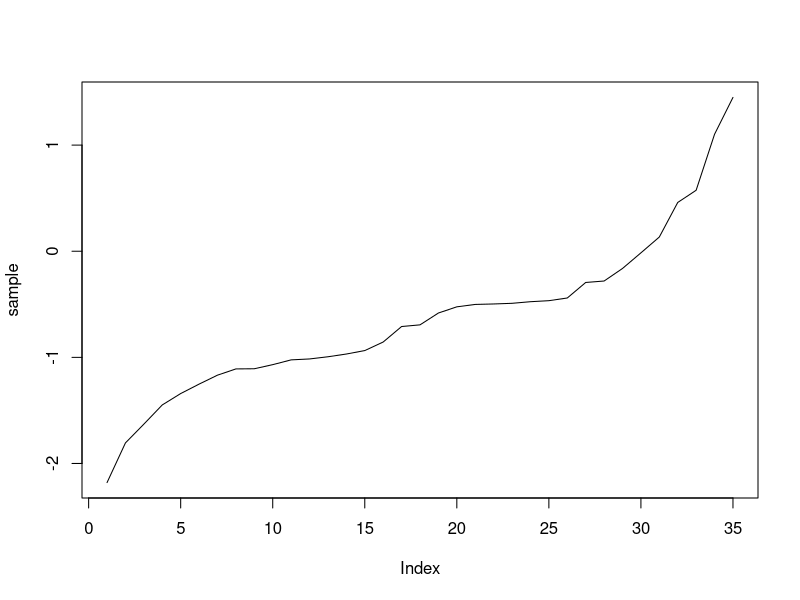
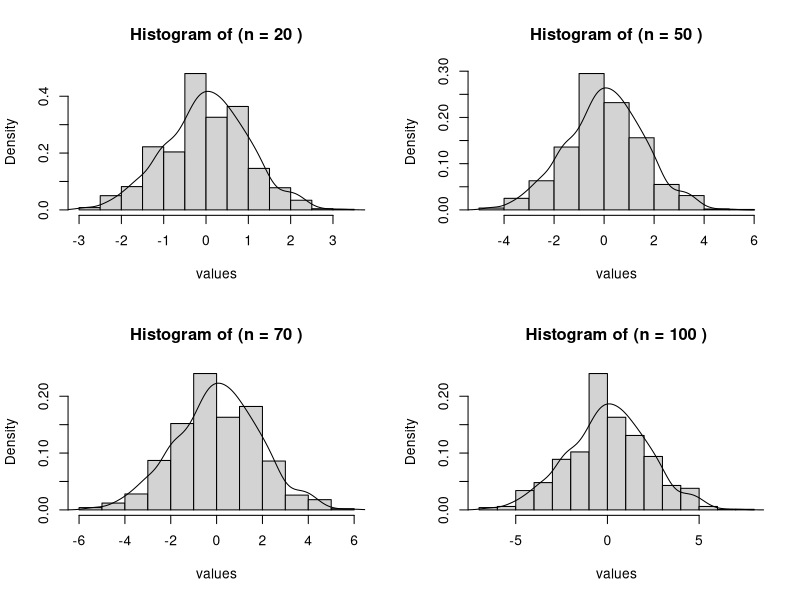
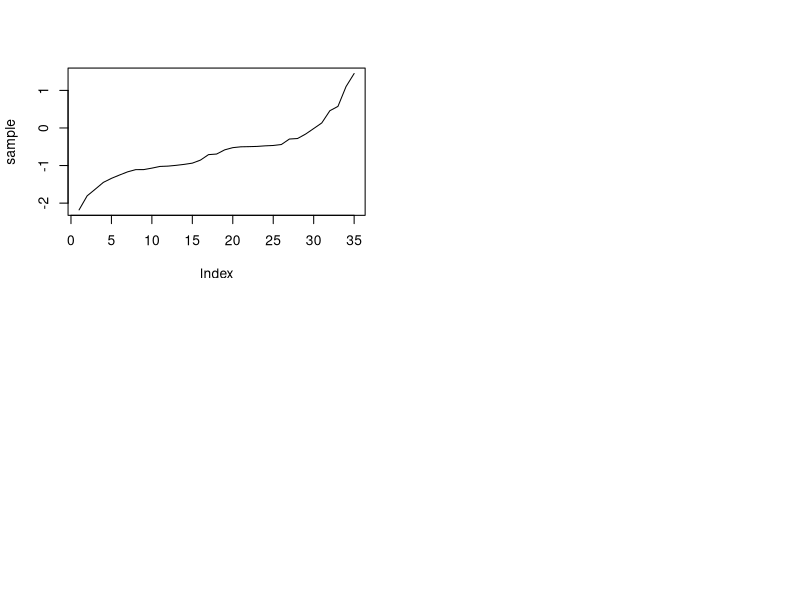
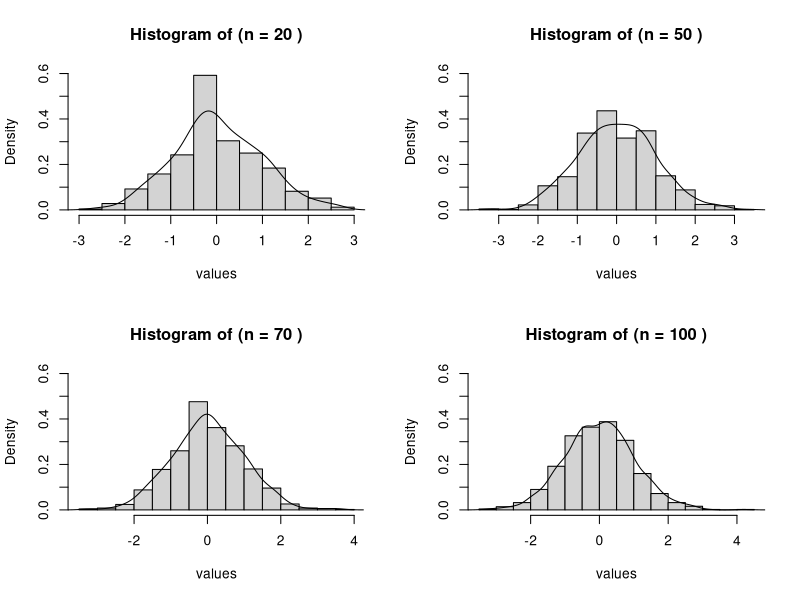
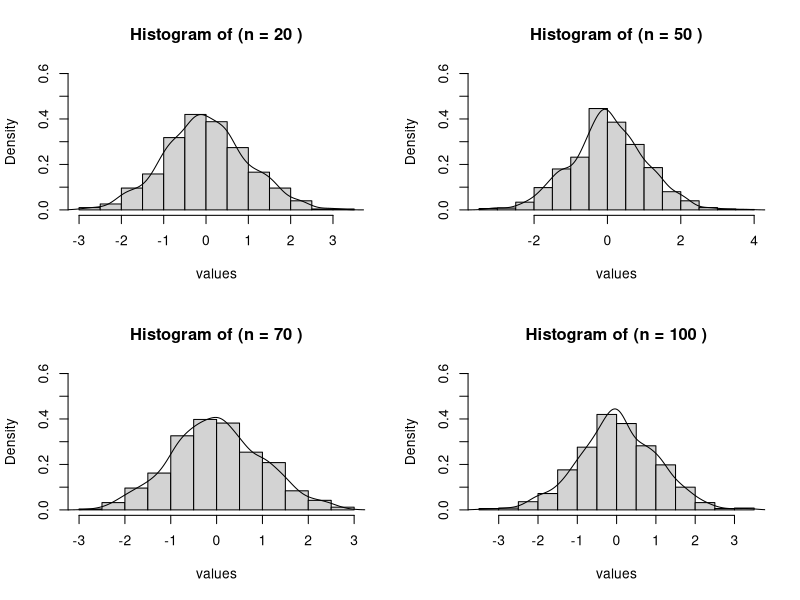
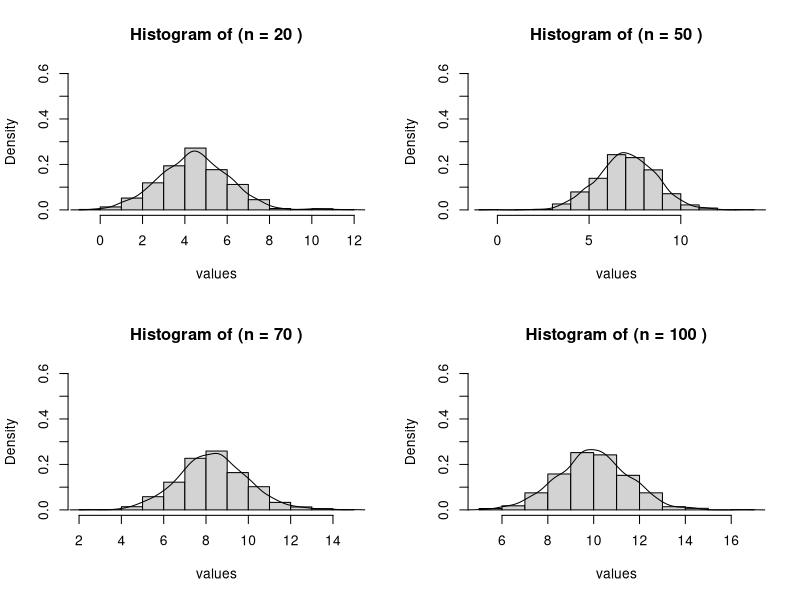

Reproduce these figures in R, in order.
rm(list=ls())
set.seed(1234)
n = 20 ; sample =sort(rnorm(n,0,1))

r1 = round((n+1)*0.25);r1
first_quartile = (sample[r1]+sample[r1+1])/2 ; first_quartile

r2 = round((n+1)*0.5);r2
median = (sample[r2]+sample[r2+1])/2;median

r3 = round((n+1)*0.75);r3
third_quartile = (sample[r3]+sample[r3+1])/2 ; third_quartile


n = 35
sample =rnorm(n,0,1)
sample = sort(sample)
r = round((n+1)*0.5);r
(sample[r])
plot(sample,type='l')
summary(sample)
(sample[(35+1)*0.25] - sample[(35+1)*0.25+1])

sample[36*0.25]







#Binomial
rm(list=ls())
my_plot = function(n){
  set.seed(1234)
  Xi_bar = numeric(1000)
  for(i in 1:1000){
    Xi_bar[i] = mean(rbinom(20,5,0.5))
  }
  values = (Xi_bar - 2.5)/sqrt(1.25/n)
  hist(values,probability = TRUE,main = paste("Histogram of (n =", n, ")"))
  lines(density(values))
}

par(mfrow=c(2,2))
my_plot(20)
my_plot(50)
my_plot(70)
my_plot(100)





rm(list=ls())
set.seed(1234)
n = 20 ; sample =sort(rnorm(n,0,1))

r1 = round((n+1)*0.25);r1
first_quartile = (sample[r1]+sample[r1+1])/2 ; first_quartile

r2 = round((n+1)*0.5);r2
median = (sample[r2]+sample[r2+1])/2;median

r3 = round((n+1)*0.75);r3
third_quartile = (sample[r3]+sample[r3+1])/2 ; third_quartile


n = 35
sample =rnorm(n,0,1)
sample = sort(sample)
r = round((n+1)*0.5);r
(sample[r])
plot(sample,type='l')
summary(sample)
(sample[(35+1)*0.25] - sample[(35+1)*0.25+1])

sample[36*0.25]







#Poisson
rm(list=ls())
my_plot = function(n){
  set.seed(1234)
  Xi_bar = numeric(1000)
  for(i in 1:1000){
    Xi_bar[i] = mean(rpois(n,1))
  }
  values = (Xi_bar - 1)/sqrt(1/n)
  hist(values,probability = TRUE,main = paste("Histogram of (n =", n, ")"),ylim=c(0,0.6))
  lines(density(values))
}

par(mfrow=c(2,2))
my_plot(20)
my_plot(50)
my_plot(70)
my_plot(100)


#Normal
rm(list=ls())
my_plot = function(n){
  set.seed(1234)
  Xi_bar = numeric(1000)
  for(i in 1:1000){
    Xi_bar[i] = mean(rnorm(n,1,1))
  }
  values = (Xi_bar - 1)/sqrt(1/n)
  hist(values,probability = TRUE,main = paste("Histogram of (n =", n, ")"),ylim=c(0,0.6))
  lines(density(values))
}

par(mfrow=c(2,2))
my_plot(20)
my_plot(50)
my_plot(70)
my_plot(100)



#Cauchy
rm(list=ls())
my_plot = function(n){
  set.seed(1234)
  Xi_bar = numeric(1000)
  for(i in 1:1000){
    Xi_bar[i] = median(rcauchy(n,1,1))
  }
  values = (Xi_bar - 0)/sqrt(1/n)
  hist(values,probability = TRUE,main = paste("Histogram of (n =", n, ")"),ylim=c(0,0.6))
  lines(density(values))
}

par(mfrow=c(2,2))
my_plot(20)
my_plot(50)
my_plot(70)
my_plot(100)









